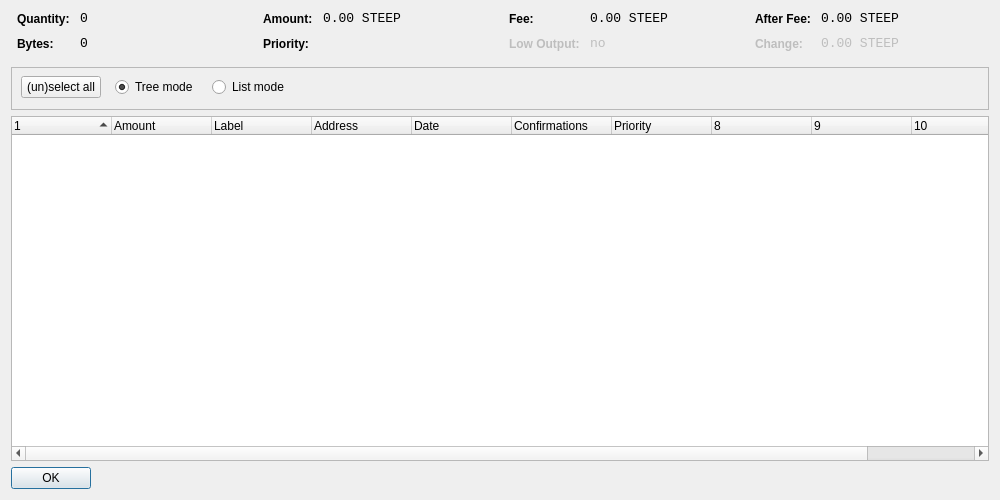
<?xml version="1.0" encoding="UTF-8"?>
<ui version="4.0">
 <class>CoinControlDialog</class>
 <widget class="QDialog" name="CoinControlDialog">
  <property name="geometry">
   <rect>
    <x>0</x>
    <y>0</y>
    <width>1000</width>
    <height>500</height>
   </rect>
  </property>
  <property name="windowTitle">
   <string>Coin Control</string>
  </property>
  <layout class="QVBoxLayout" name="verticalLayout">
   <item>
    <layout class="QHBoxLayout" name="horizontalLayoutTop" stretch="0,0,0,0">
     <property name="topMargin">
      <number>0</number>
     </property>
     <property name="bottomMargin">
      <number>10</number>
     </property>
     <item>
      <layout class="QFormLayout" name="formLayoutCoinControl1">
       <property name="horizontalSpacing">
        <number>10</number>
       </property>
       <property name="verticalSpacing">
        <number>10</number>
       </property>
       <property name="leftMargin">
        <number>6</number>
       </property>
       <property name="rightMargin">
        <number>6</number>
       </property>
       <item row="0" column="0">
        <widget class="QLabel" name="labelCoinControlQuantityText">
         <property name="styleSheet">
          <string notr="true">font-weight:bold;</string>
         </property>
         <property name="text">
          <string>Quantity:</string>
         </property>
        </widget>
       </item>
       <item row="0" column="1">
        <widget class="QLabel" name="labelCoinControlQuantity">
         <property name="font">
          <font>
           <family>Monospace</family>
           <pointsize>10</pointsize>
          </font>
         </property>
         <property name="cursor">
          <cursorShape>IBeamCursor</cursorShape>
         </property>
         <property name="contextMenuPolicy">
          <enum>Qt::ActionsContextMenu</enum>
         </property>
         <property name="text">
          <string notr="true">0</string>
         </property>
         <property name="textInteractionFlags">
          <set>Qt::LinksAccessibleByMouse|Qt::TextSelectableByKeyboard|Qt::TextSelectableByMouse</set>
         </property>
        </widget>
       </item>
       <item row="1" column="0">
        <widget class="QLabel" name="labelCoinControlBytesText">
         <property name="styleSheet">
          <string notr="true">font-weight:bold;</string>
         </property>
         <property name="text">
          <string>Bytes:</string>
         </property>
        </widget>
       </item>
       <item row="1" column="1">
        <widget class="QLabel" name="labelCoinControlBytes">
         <property name="font">
          <font>
           <family>Monospace</family>
           <pointsize>10</pointsize>
          </font>
         </property>
         <property name="cursor">
          <cursorShape>IBeamCursor</cursorShape>
         </property>
         <property name="contextMenuPolicy">
          <enum>Qt::ActionsContextMenu</enum>
         </property>
         <property name="text">
          <string notr="true">0</string>
         </property>
         <property name="textInteractionFlags">
          <set>Qt::LinksAccessibleByMouse|Qt::TextSelectableByKeyboard|Qt::TextSelectableByMouse</set>
         </property>
        </widget>
       </item>
      </layout>
     </item>
     <item>
      <layout class="QFormLayout" name="formLayoutCoinControl2">
       <property name="horizontalSpacing">
        <number>10</number>
       </property>
       <property name="verticalSpacing">
        <number>10</number>
       </property>
       <property name="leftMargin">
        <number>6</number>
       </property>
       <property name="rightMargin">
        <number>6</number>
       </property>
       <item row="0" column="0">
        <widget class="QLabel" name="labelCoinControlAmountText">
         <property name="styleSheet">
          <string notr="true">font-weight:bold;</string>
         </property>
         <property name="text">
          <string>Amount:</string>
         </property>
        </widget>
       </item>
       <item row="0" column="1">
        <widget class="QLabel" name="labelCoinControlAmount">
         <property name="font">
          <font>
           <family>Monospace</family>
           <pointsize>10</pointsize>
          </font>
         </property>
         <property name="cursor">
          <cursorShape>IBeamCursor</cursorShape>
         </property>
         <property name="contextMenuPolicy">
          <enum>Qt::ActionsContextMenu</enum>
         </property>
         <property name="text">
          <string notr="true">0.00 STEEP</string>
         </property>
         <property name="textInteractionFlags">
          <set>Qt::LinksAccessibleByMouse|Qt::TextSelectableByKeyboard|Qt::TextSelectableByMouse</set>
         </property>
        </widget>
       </item>
       <item row="1" column="0">
        <widget class="QLabel" name="labelCoinControlPriorityText">
         <property name="styleSheet">
          <string notr="true">font-weight:bold;</string>
         </property>
         <property name="text">
          <string>Priority:</string>
         </property>
        </widget>
       </item>
       <item row="1" column="1">
        <widget class="QLabel" name="labelCoinControlPriority">
         <property name="font">
          <font>
           <family>Monospace</family>
           <pointsize>10</pointsize>
          </font>
         </property>
         <property name="cursor">
          <cursorShape>IBeamCursor</cursorShape>
         </property>
         <property name="contextMenuPolicy">
          <enum>Qt::ActionsContextMenu</enum>
         </property>
         <property name="text">
          <string/>
         </property>
         <property name="textInteractionFlags">
          <set>Qt::LinksAccessibleByMouse|Qt::TextSelectableByKeyboard|Qt::TextSelectableByMouse</set>
         </property>
        </widget>
       </item>
      </layout>
     </item>
     <item>
      <layout class="QFormLayout" name="formLayoutCoinControl3">
       <property name="horizontalSpacing">
        <number>10</number>
       </property>
       <property name="verticalSpacing">
        <number>10</number>
       </property>
       <property name="leftMargin">
        <number>6</number>
       </property>
       <property name="rightMargin">
        <number>6</number>
       </property>
       <item row="0" column="0">
        <widget class="QLabel" name="labelCoinControlFeeText">
         <property name="styleSheet">
          <string notr="true">font-weight:bold;</string>
         </property>
         <property name="text">
          <string>Fee:</string>
         </property>
        </widget>
       </item>
       <item row="0" column="1">
        <widget class="QLabel" name="labelCoinControlFee">
         <property name="font">
          <font>
           <family>Monospace</family>
           <pointsize>10</pointsize>
          </font>
         </property>
         <property name="cursor">
          <cursorShape>IBeamCursor</cursorShape>
         </property>
         <property name="contextMenuPolicy">
          <enum>Qt::ActionsContextMenu</enum>
         </property>
         <property name="text">
          <string notr="true">0.00 STEEP</string>
         </property>
         <property name="textInteractionFlags">
          <set>Qt::LinksAccessibleByMouse|Qt::TextSelectableByKeyboard|Qt::TextSelectableByMouse</set>
         </property>
        </widget>
       </item>
       <item row="1" column="0">
        <widget class="QLabel" name="labelCoinControlLowOutputText">
         <property name="enabled">
          <bool>false</bool>
         </property>
         <property name="styleSheet">
          <string notr="true">font-weight:bold;</string>
         </property>
         <property name="text">
          <string>Low Output:</string>
         </property>
        </widget>
       </item>
       <item row="1" column="1">
        <widget class="QLabel" name="labelCoinControlLowOutput">
         <property name="enabled">
          <bool>false</bool>
         </property>
         <property name="font">
          <font>
           <family>Monospace</family>
           <pointsize>10</pointsize>
          </font>
         </property>
         <property name="cursor">
          <cursorShape>IBeamCursor</cursorShape>
         </property>
         <property name="contextMenuPolicy">
          <enum>Qt::ActionsContextMenu</enum>
         </property>
         <property name="text">
          <string notr="true">no</string>
         </property>
         <property name="textInteractionFlags">
          <set>Qt::LinksAccessibleByMouse|Qt::TextSelectableByKeyboard|Qt::TextSelectableByMouse</set>
         </property>
        </widget>
       </item>
      </layout>
     </item>
     <item>
      <layout class="QFormLayout" name="formLayoutCoinControl4">
       <property name="horizontalSpacing">
        <number>10</number>
       </property>
       <property name="verticalSpacing">
        <number>10</number>
       </property>
       <property name="leftMargin">
        <number>6</number>
       </property>
       <property name="rightMargin">
        <number>6</number>
       </property>
       <item row="0" column="0">
        <widget class="QLabel" name="labelCoinControlAfterFeeText">
         <property name="styleSheet">
          <string notr="true">font-weight:bold;</string>
         </property>
         <property name="text">
          <string>After Fee:</string>
         </property>
        </widget>
       </item>
       <item row="0" column="1">
        <widget class="QLabel" name="labelCoinControlAfterFee">
         <property name="font">
          <font>
           <family>Monospace</family>
           <pointsize>10</pointsize>
          </font>
         </property>
         <property name="cursor">
          <cursorShape>IBeamCursor</cursorShape>
         </property>
         <property name="contextMenuPolicy">
          <enum>Qt::ActionsContextMenu</enum>
         </property>
         <property name="text">
          <string notr="true">0.00 STEEP</string>
         </property>
         <property name="textInteractionFlags">
          <set>Qt::LinksAccessibleByMouse|Qt::TextSelectableByKeyboard|Qt::TextSelectableByMouse</set>
         </property>
        </widget>
       </item>
       <item row="1" column="0">
        <widget class="QLabel" name="labelCoinControlChangeText">
         <property name="enabled">
          <bool>false</bool>
         </property>
         <property name="styleSheet">
          <string notr="true">font-weight:bold;</string>
         </property>
         <property name="text">
          <string>Change:</string>
         </property>
        </widget>
       </item>
       <item row="1" column="1">
        <widget class="QLabel" name="labelCoinControlChange">
         <property name="enabled">
          <bool>false</bool>
         </property>
         <property name="font">
          <font>
           <family>Monospace</family>
           <pointsize>10</pointsize>
          </font>
         </property>
         <property name="cursor">
          <cursorShape>IBeamCursor</cursorShape>
         </property>
         <property name="contextMenuPolicy">
          <enum>Qt::ActionsContextMenu</enum>
         </property>
         <property name="text">
          <string notr="true">0.00 STEEP</string>
         </property>
         <property name="textInteractionFlags">
          <set>Qt::LinksAccessibleByMouse|Qt::TextSelectableByKeyboard|Qt::TextSelectableByMouse</set>
         </property>
        </widget>
       </item>
      </layout>
     </item>
    </layout>
   </item>
   <item>
    <widget class="QFrame" name="frame">
     <property name="minimumSize">
      <size>
       <width>0</width>
       <height>43</height>
      </size>
     </property>
     <property name="frameShape">
      <enum>QFrame::StyledPanel</enum>
     </property>
     <property name="frameShadow">
      <enum>QFrame::Sunken</enum>
     </property>
     <widget class="QWidget" name="horizontalLayoutWidget">
      <property name="geometry">
       <rect>
        <x>10</x>
        <y>0</y>
        <width>781</width>
        <height>41</height>
       </rect>
      </property>
      <layout class="QHBoxLayout" name="horizontalLayoutPanel" stretch="0,0,0,0,0">
       <property name="spacing">
        <number>14</number>
       </property>
       <item>
        <widget class="QPushButton" name="pushButtonSelectAll">
         <property name="sizePolicy">
          <sizepolicy hsizetype="Maximum" vsizetype="Fixed">
           <horstretch>0</horstretch>
           <verstretch>0</verstretch>
          </sizepolicy>
         </property>
         <property name="text">
          <string>(un)select all</string>
         </property>
        </widget>
       </item>
       <item>
        <widget class="QRadioButton" name="radioTreeMode">
         <property name="sizePolicy">
          <sizepolicy hsizetype="Maximum" vsizetype="Fixed">
           <horstretch>0</horstretch>
           <verstretch>0</verstretch>
          </sizepolicy>
         </property>
         <property name="text">
          <string>Tree mode</string>
         </property>
         <property name="checked">
          <bool>true</bool>
         </property>
        </widget>
       </item>
       <item>
        <widget class="QRadioButton" name="radioListMode">
         <property name="sizePolicy">
          <sizepolicy hsizetype="Maximum" vsizetype="Fixed">
           <horstretch>0</horstretch>
           <verstretch>0</verstretch>
          </sizepolicy>
         </property>
         <property name="text">
          <string>List mode</string>
         </property>
        </widget>
       </item>
       <item>
        <spacer name="horizontalSpacer">
         <property name="orientation">
          <enum>Qt::Horizontal</enum>
         </property>
         <property name="sizeHint" stdset="0">
          <size>
           <width>40</width>
           <height>20</height>
          </size>
         </property>
        </spacer>
       </item>
      </layout>
     </widget>
    </widget>
   </item>
   <item>
    <widget class="CoinControlTreeWidget" name="treeWidget">
     <property name="contextMenuPolicy">
      <enum>Qt::CustomContextMenu</enum>
     </property>
     <property name="sortingEnabled">
      <bool>false</bool>
     </property>
     <property name="columnCount">
      <number>11</number>
     </property>
     <attribute name="headerShowSortIndicator" stdset="0">
      <bool>true</bool>
     </attribute>
     <attribute name="headerStretchLastSection">
      <bool>false</bool>
     </attribute>
     <column>
      <property name="text">
       <string/>
      </property>
     </column>
     <column>
      <property name="text">
       <string>Amount</string>
      </property>
     </column>
     <column>
      <property name="text">
       <string>Label</string>
      </property>
     </column>
     <column>
      <property name="text">
       <string>Address</string>
      </property>
     </column>
     <column>
      <property name="text">
       <string>Date</string>
      </property>
     </column>
     <column>
      <property name="text">
       <string>Confirmations</string>
      </property>
      <property name="toolTip">
       <string>Confirmed</string>
      </property>
     </column>
     <column>
      <property name="text">
       <string>Priority</string>
      </property>
     </column>
     <column>
      <property name="text">
       <string/>
      </property>
     </column>
     <column>
      <property name="text">
       <string/>
      </property>
     </column>
     <column>
      <property name="text">
       <string/>
      </property>
     </column>
     <column>
      <property name="text">
       <string/>
      </property>
     </column>
    </widget>
   </item>
   <item>
    <widget class="QDialogButtonBox" name="buttonBox">
     <property name="sizePolicy">
      <sizepolicy hsizetype="Maximum" vsizetype="Fixed">
       <horstretch>0</horstretch>
       <verstretch>0</verstretch>
      </sizepolicy>
     </property>
     <property name="orientation">
      <enum>Qt::Horizontal</enum>
     </property>
     <property name="standardButtons">
      <set>QDialogButtonBox::Ok</set>
     </property>
    </widget>
   </item>
  </layout>
 </widget>
 <customwidgets>
  <customwidget>
   <class>CoinControlTreeWidget</class>
   <extends>QTreeWidget</extends>
   <header>coincontroltreewidget.h</header>
  </customwidget>
 </customwidgets>
 <resources/>
 <connections/>
</ui>
